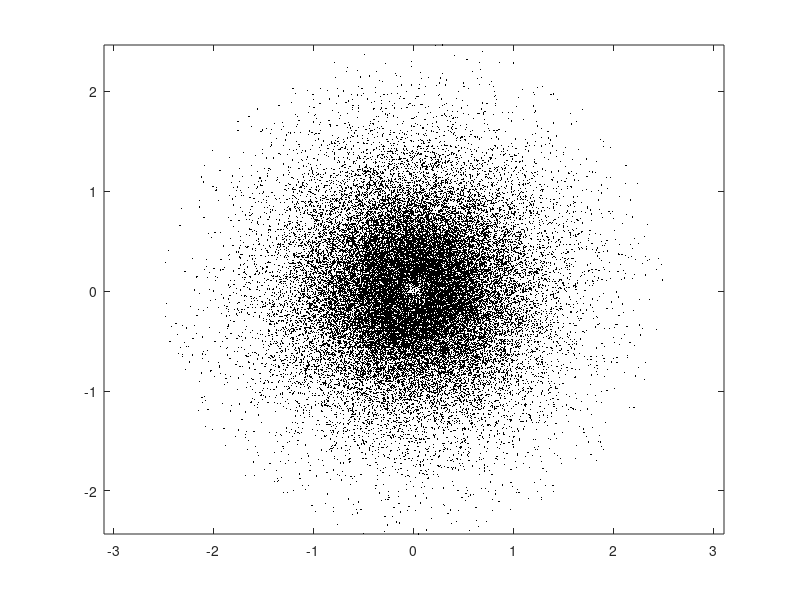

Write the MATLAB code that produced this figure.
clear all

N=100000;
a=0.529;
r1=2.5*rand(1,N);
Dr=4/a^3*r1.^2.*exp(-2/a*r1);
m=max(Dr);
r2=m*rand(1,N);
r=r1(find(r2<Dr));
n=length(r);
Q=2*pi*rand(1,n);

[X,Y]=pol2cart(Q,r);
plot(X,Y,'k.','marker','.','markersize',1)
hold on
axis equal
r=0:0.01:5;
Dr=4/a^3*r.^2.*exp(-2/a*r);
%plot(r,Dr)
